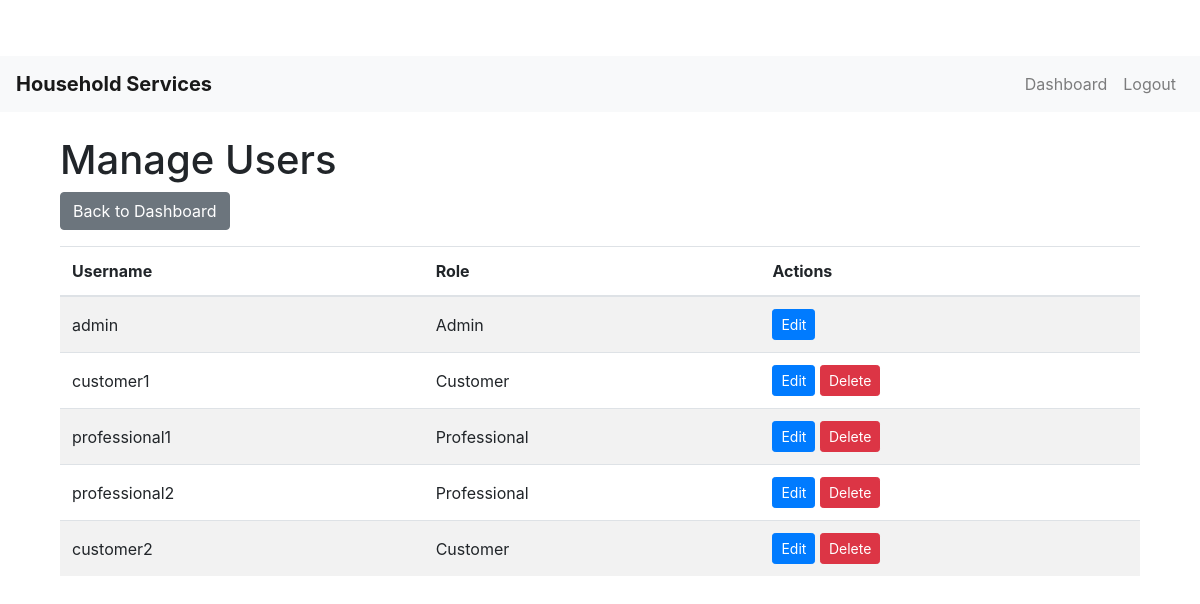
The app's page /admin/manage_users (signed in), older data.
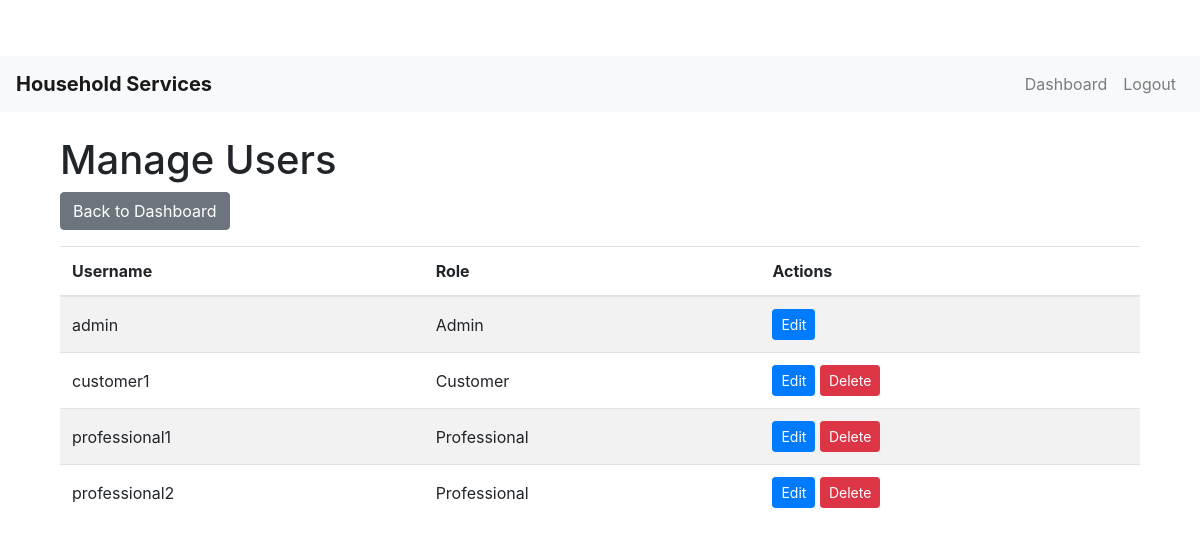
The same page, newer data.
### models.py (models this page shows, shortened)
class User(UserMixin, db.Model):
    __tablename__ = 'users'  # Ensure table name is specified
    id = db.Column(db.Integer, primary_key=True)
    username = db.Column(db.String(100), unique=True, nullable=False)
    password = db.Column(db.String(128), nullable=False)
    role = db.Column(db.String(20), nullable=False)  # 'admin', 'professional', 'customer'
    is_active = db.Column(db.Boolean, default=True)
    date_created = db.Column(db.DateTime, default=datetime.utcnow)
    service_type = db.Column(db.String(100))
    experience = db.Column(db.Integer)
    customer_service_requests = db.relationship('ServiceRequest', backref='customer', foreign_keys='ServiceRequest.customer_id', lazy='dynamic')
    professional_service_requests = db.relationship('ServiceRequest', backref='professional', foreign_keys='ServiceRequest.professional_id', lazy='dynamic')

### routes.py (the view)
@app.route('/admin/manage_users')
@login_required
def manage_users():
    if current_user.role != 'admin':
        flash('Access denied.')
        return redirect(url_for('index'))
    users = User.query.all()
    return render_template('manage_users.html', users=users)

### app.py (called while the page is built)
@login_manager.user_loader
def load_user(user_id):
    return User.query.get(int(user_id))

### templates/manage_users.html
{% extends 'base.html' %}
{% block content %}
<div class="container">
    <h1>Manage Users</h1>
    <a href="{{ url_for('admin_dashboard') }}" class="btn btn-secondary mb-3">Back to Dashboard</a>
    <table class="table table-striped">
        <thead>
            <tr>
                <th>Username</th>
                <th>Role</th>
                <th>Actions</th>
            </tr>
        </thead>
        <tbody>
            {% for user in users %}
            <tr>
                <td>{{ user.username }}</td>
                <td>{{ user.role.capitalize() }}</td>
                <td>
                    <a href="{{ url_for('edit_user', user_id=user.id) }}" class="btn btn-sm btn-primary">Edit</a>
                    {% if user.username != 'admin' %}
                    <form action="{{ url_for('delete_user', user_id=user.id) }}" method="POST" style="display:inline;">
                        <button type="submit" class="btn btn-sm btn-danger" onclick="return confirm('Are you sure you want to delete this user?');">Delete</button>
                    </form>
                    {% endif %}
                </td>
            </tr>
            {% endfor %}
        </tbody>
    </table>
</div>
{% endblock %}

Row changes from the older to the newer data that the page shows:
removed User: username "customer2", role "Customer"
